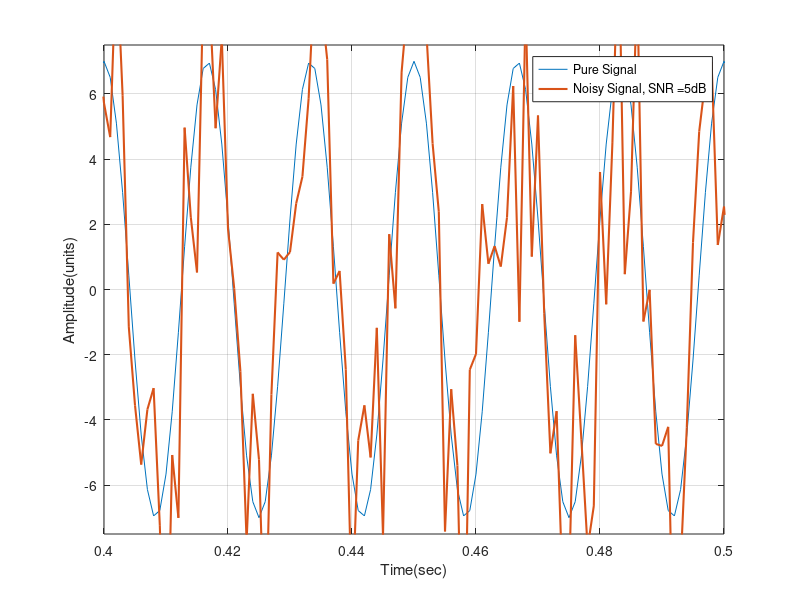

Write MATLAB code to recreate this figure. (Note: this script raises an error after producing the figure.)
clear;
clc;
close all;

%-------------------------Few Initializations --------------------------------%
T = 0.001;                                  % Sampling interval
a = 0;                                      % t minimum
b = 1;                                      % t maximum
t= [a:T:b];                                 % Uniformly spaced
%-----------------------------------------------------------------------%


%--------------------------ANF Parameter----------------------------------%
gamma = 0.001;
xi  = .15; 
%-------------------------------------------------------------------------%


%----------------------------Signal Parameter-----------------------------%
A1 = .5;
A2 =  7; 
A3 =  9;
phi = pi/2;

f =  60;
f_Est = zeros(size(f));
 
SNRdB = 5;

y2 =  A2 * sin (2*pi*f*t + phi ) - A2 + awgn(zeros(size(t))+A2,SNRdB,'measured');    % infecting the signal with noise proportional to the amplitude
y1 =  A1 * sin (2*pi*f*t + phi ) - A1 + awgn(zeros(size(t))+A1,SNRdB,'measured');    % infecting the signal with noise proportional to the amplitude
y3 =  A3 * sin (2*pi*f*t + phi ) - A3 + awgn(zeros(size(t))+A3,SNRdB,'measured');    % infecting the signal with noise proportional to the amplitude

figure, plot (t, A2 * sin (2*pi*f*t + phi ), t, y2, 'LineWidth', 1.5)
xlabel('Time(sec)')
ylabel('Amplitude(units)')

axis([0.4 0.5  -7.5 7.5 ])
% legend ('SNR = 5 dB')
legend ('Pure Signal', strcat('Noisy Signal, SNR =', num2str(SNRdB), 'dB'))
grid on

freq_offset = 18;
[H1, H2,H13]= FourthOrderANFFixedBlock(y1, T, 2*pi*(f+freq_offset), gamma, xi);


freq_offset = 18;
[H1, H2,H23]= FourthOrderANFFixedBlock(y2, T, 2*pi*(f+freq_offset), gamma, xi);


freq_offset = 18;
[H1, H2,H33]= FourthOrderANFFixedBlock(y3, T, 2*pi*(f+freq_offset), gamma, xi);


% figure , plot3 (H1, H2, H3/ (2*pi), 'LineWidth', 2.3)
% xlabel ('x_1')
% ylabel ('x_2')
% zlabel ('\theta (Hz)')
% grid on  
% 
% hold on
% xImage = [-40 -40; 40 40];   %# The x data for the image corners
% yImage = [0 0; 0 0];             %# The y data for the image corners
% zImage = [50 90; 50 90 ];   %# The z data for the image corners
% surf(xImage,yImage,zImage, 'LineWidth', 2.5);
% xlabel ('x_1')
% ylabel ('x_2')
% zlabel ('\theta')
% colormap hsv
% alpha(.2)
% hold off
% 
Indexes = find(H2 < 10^-3);     % locating point lying on the plane x_2 = 0 
 
figure, scatter (H1(Indexes ),H23 (Indexes)/ (2*pi) , '.')
% title('Poincare Section')
xlabel ('x_1')
ylabel ('\theta')
grid on

figure, plot (t, f*ones(size(t)), t, H13/ (2*pi), t, H23/ (2*pi), t, H33/ (2*pi), 'LineWidth', 2.5)
legend ('True Value', strcat('Estimate, A=', num2str(A1) ), strcat('Estimate, A=', num2str(A2) ), strcat('Estimate, A=', num2str(A3) ))
ylabel ('Frequency (Hz)')
xlabel ('time(s)')
axis tight
grid on  

